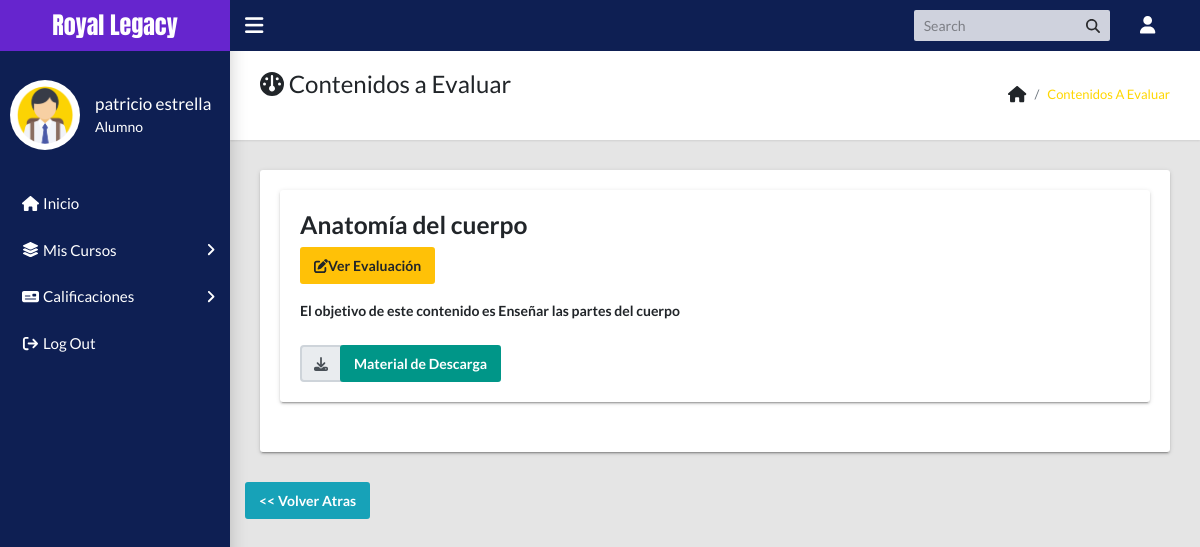
Page /Alumno/contenido.php?curso=2 (signed in) on the committed database.
### tables this page shows
CREATE TABLE `contenidos` (
  `contenido_id` int(11) NOT NULL,
  `titulo` varchar(100) NOT NULL,
  `descripcion` varchar(255) NOT NULL,
  `material` varchar(255) NOT NULL,
  `pm_id` int(11) NOT NULL
);

### Alumno/contenido.php (the view, shortened to what this page needs)
<?php
if(!empty($_GET['curso']))
{
    $curso= $_GET['curso'];
} else {
    header("location: Alumno/");
}
require_once 'includes/header.php';
require_once '../includes/conexion.php';
$sql = "SELECT * from contenidos as c inner join profesor_materia as pm on c.pm_id = pm.pm_id where pm.pm_id = $curso";
$query = $pdo->prepare($sql);
$query->execute();
$row = $query->rowCount();
?>
<main class="app-content">
    <div class="app-title">
        <div>
            <h1><i class="fa fa-dashboard"></i> Contenidos a Evaluar</h1>
            <br>
        </div>
        <ul class="app-breadcrumb breadcrumb">
            <li class="breadcrumb-item"><i class="fa fa-home fa-lg"></i></li>
            <li class="breadcrumb-item"><a href="#">Contenidos a Evaluar</a></li>
        </ul>
    </div>
    <div class="row">
        <?php if($row > 0 ){
            while($data = $query->fetch()){
            ?>
        <div class="col-md-12">
            <div class="tile">
                <div class="tile">
                    <div class="tile-tile-w-btn">
                        <h3 class="title"><?=$data['titulo']; ?></h3>
                        <p><a class="btn btn-warning icon-btn"
                                href="evaluacion.php?curso=<?= $data['pm_id']; ?>&contenido=<?= $data['contenido_id']; ?>"><i
                                    class="fa fa-edit"></i>Ver Evaluación</a>
                        </p>
                    </div>
                    <div class="tile-body">
                        <b><?= $data['descripcion']; ?></b>
                    </div>
                    <div class="titlet-footer mt-4">
                        <div class="input-group">
                            <div class="input-group-prepend">
                                <div class="input-group-text"> <i class="fas fa-download"></i> </div>
                            </div>
                            <a class="btn btn-primary" href="BASE_URL<?= $data['material']; ?>" target="_blank">
                                Material de Descarga</a>
                        </div>
                    </div>
                </div>
            </div>
        </div>
        <?php } }?>
    </div>
    <div class="row">
        <a href="index.php" class="btn btn-info">
            << Volver Atras</a>
    </div>
</main>
<?php
 require_once 'includes/footer.php';
?>

### css/style.css (style rules this page uses)
*, *::before, *::after { padding: 0; margin: 0; box-sizing: border-box; }
body { font-family: 'Roboto', sans-serif; }

### rows in the picture
contenidos: titulo "Anatomía del cuerpo", descripcion "El objetivo de este contenido es Enseñar las partes del cuerpo"

### other values in the picture
$_SESSION['nombre'] "patricio estrella"
